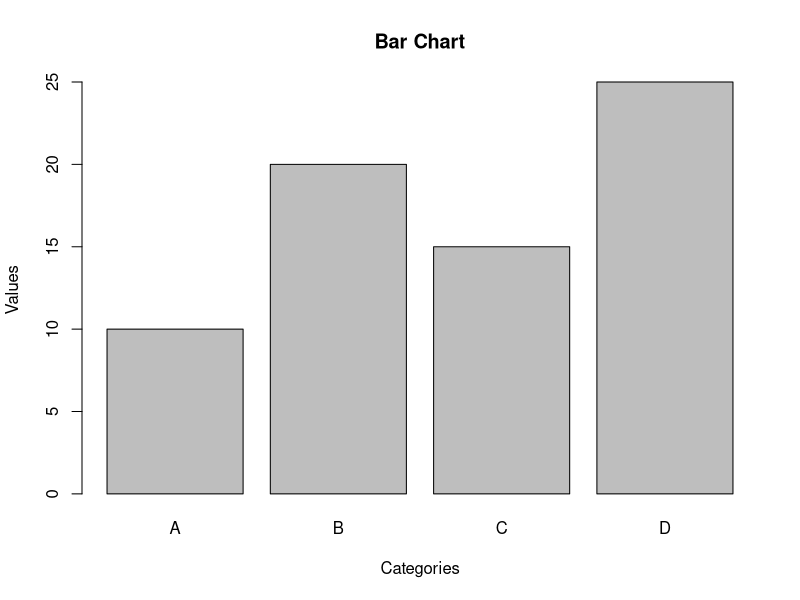
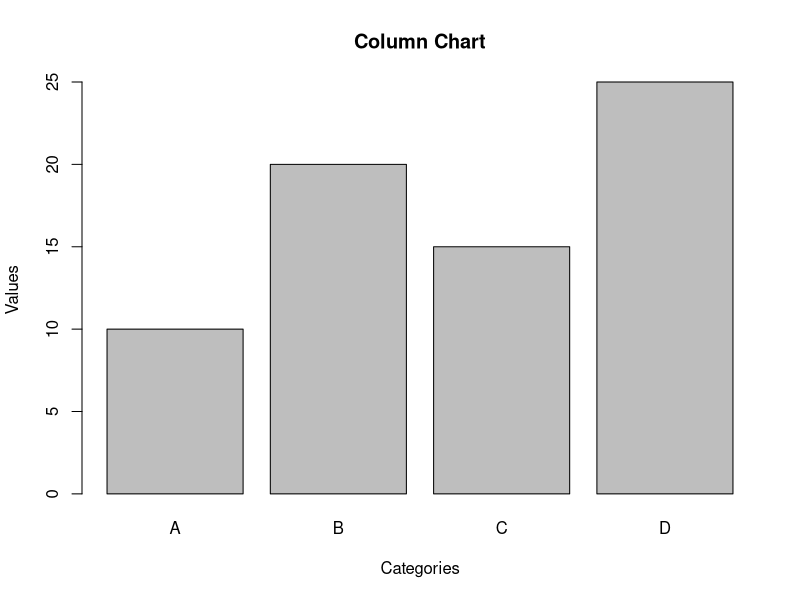

The R script that drew these images, in order:
# Sample data
categories <- c("A", "B", "C", "D")
values <- c(10, 20, 15, 25)

#Bar chart
barplot(values, names.arg = categories, main = "Bar Chart", xlab = "Categories", ylab = "Values")

# Column chart
barplot(values, names.arg = categories, main = "Column Chart", xlab = "Categories", ylab = "Values", horiz = FALSE)
a<-1:30
a